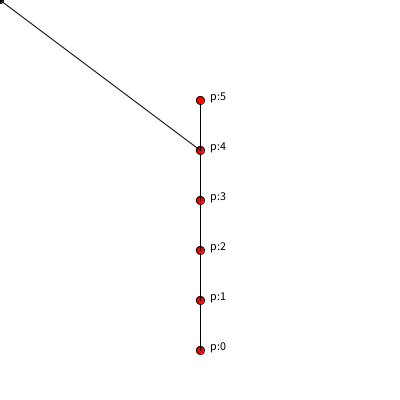
Frame 1 (no input)
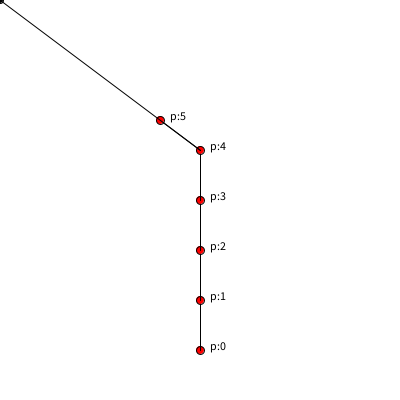
Frame 60 (the mouse pressed at the canvas centre just before this capture)
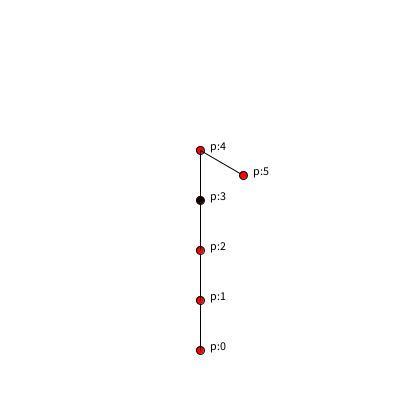
Frame 120 (the mouse held since frame 60 and released just before this capture)

The Processing sketch that drew these frames (run headless with seeded random() and noise(); from frame 60 on, the mouse is pressed at the canvas centre):

// Processing sketch: week14_7_ik_inverse_kinematics_part5
// ── week14_7_ik_inverse_kinematics_part5.pde
// week14_7_ik_inverse_kinematics_part5
// 用簡單的線段，來解真的 ID 的運算
void setup(){
  size(400, 400);
  for(int i=0; i<6; i++){  //把頂點從下到上放好
    p[i] = new PVector(200, 350-50*i);
  }
}
PVector [] p = new PVector[6];  //有6個頂點
void draw(){
  background(255);
  for(int i=0; i<6; i++){  // 用迴圈，畫點、畫字
    if(i>0) line(p[i-1].x, p[i-1].y, p[i].x, p[i].y);
    fill(255, 0, 0);  //紅色的圈圈
    ellipse(p[i].x, p[i].y, 8, 8);
    fill(0);
    text("p:"+i, p[i].x+10, p[i].y);  //字往右一點點
  }  
  PVector now = new PVector(mouseX, mouseY);  //現在的位置
  PVector v = PVector.sub(now, p[5]).normalize().mult(50); //短向量
  // 因為長度限制為50，所以長向量 先長度變成1 再乘上50
  p[5].x = p[4].x + v.x;  // 新的位置，是中心，在加長度50的這小段
  p[5].y = p[4].y + v.y;  // 新的位置，是中心，在加長度50的這小段
  ellipse(mouseX, mouseY, 6, 6); //滑鼠也有1個小點，要控制座標移動
  line(p[4].x, p[4].y, mouseX, mouseY);
}
